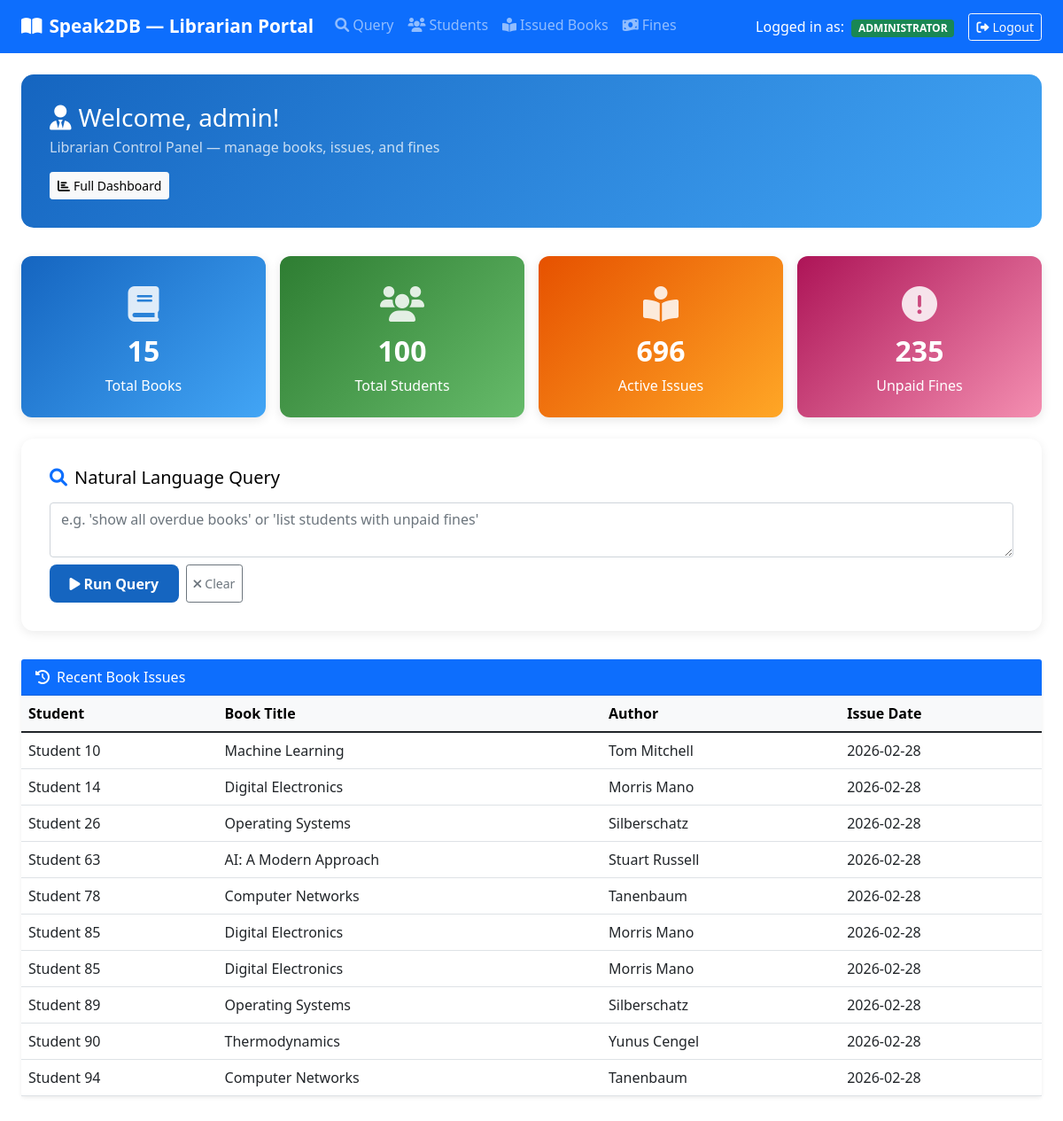
Page /librarian_dashboard (signed in) on the committed database.
### tables this page shows
CREATE TABLE Issued (
        id INTEGER PRIMARY KEY AUTOINCREMENT,
        student_id INTEGER NOT NULL,
        book_id INTEGER NOT NULL,
        issue_date TEXT NOT NULL,
        due_date TEXT NOT NULL,
        return_date TEXT,
        status TEXT DEFAULT 'Issued',
        FOREIGN KEY (student_id) REFERENCES Students(id) ON DELETE CASCADE,
        FOREIGN KEY (book_id) REFERENCES Books(id) ON DELETE CASCADE
    );

CREATE TABLE Students (
        id INTEGER PRIMARY KEY AUTOINCREMENT,
        roll_number TEXT UNIQUE NOT NULL,
        name TEXT NOT NULL,
        branch TEXT NOT NULL,
        year TEXT NOT NULL,
        email TEXT UNIQUE NOT NULL,
        phone TEXT NOT NULL,
        role TEXT DEFAULT 'Student',
        gpa REAL DEFAULT 0.0,
        attendance INTEGER DEFAULT 0,
        created_date TEXT DEFAULT CURRENT_TIMESTAMP
    );

CREATE TABLE Books (
        id INTEGER PRIMARY KEY AUTOINCREMENT,
        title TEXT NOT NULL,
        author TEXT NOT NULL,
        category TEXT NOT NULL,
        publisher_id INTEGER,
        total_copies INTEGER NOT NULL DEFAULT 1,
        available_copies INTEGER NOT NULL DEFAULT 1,
        FOREIGN KEY (publisher_id) REFERENCES Publishers(id)
    );

### routes/dashboard.py (the view)
@dashboard_bp.route("/librarian_dashboard")
def librarian_dashboard():
    if "user_id" not in session:
        return redirect(url_for("login"))
    role = session.get("role")
    logger.debug("librarian_dashboard accessed by role: %s", role)
    if role not in ("Librarian", "Faculty", "Administrator"):
        return "Access Denied", 403
    user_id = session["user_id"]
    recent_issues = []
    try:
        conn = get_db_connection(MAIN_DB)
        recent_issues = conn.execute(
            """SELECT i.*, b.title, b.author, s.name as student_name
               FROM Issued i
               JOIN Books b ON i.book_id = b.id
               JOIN Students s ON i.student_id = s.id
               ORDER BY i.issue_date DESC LIMIT 10"""
        ).fetchall()
        conn.close()
    except Exception as exc:
        logger.error("librarian_dashboard DB error: %s", exc)
    stats = get_library_stats()
    return render_template(
        "librarian_dashboard.html",
        role=role,
        user=user_id,
        stats=stats,
        recent_issues=recent_issues,
    )

### app.py (called while the page is built)
@app.context_processor
def inject_user():
    if "user_id" in session:
        return {
            "current_user": {
                "username": session["user_id"],
                "role": session.get("role", "Student"),
            },
            "user_role": session.get("role", "Student"),
        }
    return {}

    @app.after_request
    def add_security_headers(response):
        return apply_security_headers(response)

### db/connection.py (called while the page is built)
def get_db_connection(db_path: str) -> sqlite3.Connection:
    conn = sqlite3.connect(db_path)
    conn.row_factory = sqlite3.Row
    conn.execute(f"PRAGMA busy_timeout = {SQLITE_BUSY_TIMEOUT_MS}")
    return conn

### security_layers.py (called while the page is built)
def apply_security_headers(response):
    headers = security.get_security_headers()
    for header, value in headers.items():
        response.headers[header] = value
    return response

### utils/helpers.py (called while the page is built)
def get_library_stats() -> dict:
    try:
        conn = get_db_connection(MAIN_DB)
        total_books = conn.execute("SELECT COUNT(*) as cnt FROM Books").fetchone()["cnt"]
        total_students = conn.execute(
            "SELECT COUNT(*) as cnt FROM Students"
        ).fetchone()["cnt"]
        active_issues = conn.execute(
            "SELECT COUNT(*) as cnt FROM Issued WHERE return_date IS NULL"
        ).fetchone()["cnt"]
        unpaid_fines = conn.execute(
            "SELECT COUNT(*) as cnt FROM Fines WHERE status = 'Unpaid'"
        ).fetchone()["cnt"]
        conn.close()
        return {
            "total_books": total_books,
            "total_students": total_students,
            "active_issues": active_issues,
            "unpaid_fines": unpaid_fines,
        }
    except Exception as exc:
        logger.error("get_library_stats DB error: %s", exc)
        return {}

### templates/librarian_dashboard.html (shortened to what this page needs)
<!DOCTYPE html>
<html lang="en">
<head>
    <link href="{{ url_for('static', filename='css/style.css') }}" rel="stylesheet">
    <link href="https://cdn.jsdelivr.net/npm/bootstrap@5.1.3/dist/css/bootstrap.min.css" rel="stylesheet">
    <link href="https://cdnjs.cloudflare.com/ajax/libs/font-awesome/6.0.0/css/all.min.css" rel="stylesheet">
</head>
<body>
    <nav class="navbar navbar-expand-lg navbar-dark bg-primary">
        <div class="container-fluid px-4">
            <a class="navbar-brand" href="/librarian_dashboard">
                <i class="fas fa-book-open me-2"></i>Speak2DB — Librarian Portal
            </a>
            <div class="navbar-collapse" id="navbarNav">
                <ul class="navbar-nav me-auto">
                    <li class="nav-item">
                        <a class="nav-link" href="/">
                            <i class="fas fa-search me-1"></i>Query
                        </a>
                    </li>
                    <li class="nav-item">
                        <a class="nav-link" href="/students">
                            <i class="fas fa-users me-1"></i>Students
                        </a>
                    </li>
                    <li class="nav-item">
                        <a class="nav-link" href="/issued_books">
                            <i class="fas fa-book-reader me-1"></i>Issued Books
                        </a>
                    </li>
                    <li class="nav-item">
                        <a class="nav-link" href="/fine_management">
                            <i class="fas fa-money-bill-wave me-1"></i>Fines
                        </a>
                    </li>
                </ul>
                <div class="ms-auto d-flex align-items-center gap-3">
                    <span class="text-white">
                        Logged in as:
                        <span class="badge bg-success ms-1">{{ role|upper }}</span>
                    </span>
                    <a href="/logout" class="btn btn-outline-light btn-sm">
                        <i class="fas fa-sign-out-alt me-1"></i>Logout
                    </a>
                </div>
            </div>
        </div>
    </nav>
    <div class="container-fluid px-4 py-4">
        <div class="welcome-banner">
            <h3 class="mb-1"><i class="fas fa-user-tie me-2"></i>Welcome, {{ user }}!</h3>
            <p class="mb-0 opacity-75">Librarian Control Panel — manage books, issues, and fines</p>
            <div class="mt-3">
                <button class="btn btn-light btn-sm fw-semibold" onclick="loadFullDashboard()">
                    <i class="fas fa-chart-bar me-1"></i>Full Dashboard
                </button>
            </div>
        </div>
        <div class="row g-3 mb-4">
            <div class="col-md-3">
                <div class="card stat-card text-white" style="background:linear-gradient(135deg,#1565c0,#42a5f5)">
                    <div class="card-body text-center">
                        <div class="stat-icon"><i class="fas fa-book"></i></div>
                        <h2 class="fw-bold mt-1">{{ stats.get('total_books', 0) }}</h2>
                        <p class="mb-0">Total Books</p>
                    </div>
                </div>
            </div>
            <div class="col-md-3">
                <div class="card stat-card text-white" style="background:linear-gradient(135deg,#2e7d32,#66bb6a)">
                    <div class="card-body text-center">
                        <div class="stat-icon"><i class="fas fa-users"></i></div>
                        <h2 class="fw-bold mt-1">{{ stats.get('total_students', 0) }}</h2>
                        <p class="mb-0">Total Students</p>
                    </div>
                </div>
            </div>
            <div class="col-md-3">
                <div class="card stat-card text-white" style="background:linear-gradient(135deg,#e65100,#ffa726)">
                    <div class="card-body text-center">
                        <div class="stat-icon"><i class="fas fa-book-reader"></i></div>
                        <h2 class="fw-bold mt-1">{{ stats.get('active_issues', 0) }}</h2>
                        <p class="mb-0">Active Issues</p>
                    </div>
                </div>
            </div>
            <div class="col-md-3">
                <div class="card stat-card text-white" style="background:linear-gradient(135deg,#ad1457,#f48fb1)">
                    <div class="card-body text-center">
                        <div class="stat-icon"><i class="fas fa-exclamation-circle"></i></div>
                        <h2 class="fw-bold mt-1">{{ stats.get('unpaid_fines', 0) }}</h2>
                        <p class="mb-0">Unpaid Fines</p>
                    </div>
                </div>
            </div>
        </div>
        <div class="query-section" id="query-section">
            <h5 class="mb-3"><i class="fas fa-search me-2 text-primary"></i>Natural Language Query</h5>
            <div class="input-group mb-2">
                <textarea id="queryInput" class="form-control" rows="2"
                    placeholder="e.g. 'show all overdue books' or 'list students with unpaid fines'"></textarea>
            </div>
            <div class="d-flex gap-2 mt-2">
                <button id="queryBtn" class="btn btn-run" onclick="submitQuery()">
                    <i class="fas fa-play me-1"></i>Run Query
                </button>
                <button class="btn btn-outline-secondary btn-sm" onclick="clearQuery()">
                    <i class="fas fa-times me-1"></i>Clear
                </button>
            </div>
        </div>
        <div class="card border-0 shadow-sm mb-4">
            <div class="card-header bg-primary text-white">
                <i class="fas fa-history me-2"></i>Recent Book Issues
            </div>
            <div class="card-body p-0">
                <div class="table-responsive">
                    <table class="table table-hover mb-0">
                        <thead class="table-light">
                            <tr>
                                <th>Student</th>
                                <th>Book Title</th>
                                <th>Author</th>
                                <th>Issue Date</th>
                            </tr>
                        </thead>
                        <tbody>
                        {% for issue in recent_issues %}
                            <tr>
                                <td>{{ issue['student_name'] }}</td>
                                <td>{{ issue['title'] }}</td>
                                <td>{{ issue['author'] }}</td>
                                <td>{{ issue['issue_date'] }}</td>
                            </tr>
                        {% else %}
                            <tr><td colspan="4" class="text-center text-muted py-3">No recent issues</td></tr>
                        {% endfor %}
                        </tbody>
                    </table>
                </div>
            </div>
        </div>
    </div>
</body>
</html>

### static/css/style.css (style rules this page uses)
:root { --bg-primary: #ffffff; --bg-secondary: #f8f9fa; --bg-card: #ffffff; --border: #dee2e6; --primary: #4a90e2; --secondary: #5cb85c; --accent: #f0ad4e; --text: #000000; --text-secondary: #6c757d; --text-muted: #adb5bd; }
* { box-sizing: border-box; margin: 0; padding: 0; }
body { background-color: var(--bg-primary); color: var(--text); font-family: 'Inter', sans-serif; line-height: 1.6; min-height: 100vh; }
.nav-link { display: block; padding: 0.75rem 1rem; color: var(--text-secondary); text-decoration: none; border-radius: 4px; transition: all 0.2s ease; margin-bottom: 0.25rem; }
.query-section { background: var(--bg-secondary); border-radius: 8px; padding: 2rem; margin-bottom: 2rem; }

### templates/librarian_dashboard.html (style rules this page uses)
body { background-color: #ffffff; color: #000000; }
.navbar-brand { font-weight: 700; font-size: 1.3rem; }
.welcome-banner { background: linear-gradient(135deg, #1565c0 0%, #42a5f5 100%); color: white; border-radius: 14px; padding: 2rem; margin-bottom: 2rem; }
.stat-card { border: none; border-radius: 12px; box-shadow: 0 3px 12px rgba(0,0,0,.1); transition: transform .2s; }
.stat-card .card-body { padding: 1.5rem; }
.stat-icon { font-size: 2.5rem; opacity: .85; }
.query-section { background: white; border-radius: 14px; box-shadow: 0 3px 12px rgba(0,0,0,.08); padding: 2rem; margin-bottom: 2rem; }
.btn-run { background: #1565c0; color: white; border: none; border-radius: 8px; padding: .6rem 1.4rem; font-weight: 600; cursor: pointer; }

### rows in the picture
Issued: student_name "Student 10", title "Machine Learning", author "Tom Mitchell", issue_date "2026-02-28"
Issued: student_name "Student 14", title "Digital Electronics", author "Morris Mano", issue_date "2026-02-28"
Issued: student_name "Student 26", title "Operating Systems", author "Silberschatz", issue_date "2026-02-28"
Issued: student_name "Student 63", title "AI: A Modern Approach", author "Stuart Russell", issue_date "2026-02-28"
Issued: student_name "Student 78", title "Computer Networks", author "Tanenbaum", issue_date "2026-02-28"
Issued: student_name "Student 85", title "Digital Electronics", author "Morris Mano", issue_date "2026-02-28"
Issued: student_name "Student 85", title "Digital Electronics", author "Morris Mano", issue_date "2026-02-28"
Issued: student_name "Student 89", title "Operating Systems", author "Silberschatz", issue_date "2026-02-28"
Issued: student_name "Student 90", title "Thermodynamics", author "Yunus Cengel", issue_date "2026-02-28"
Issued: student_name "Student 94", title "Computer Networks", author "Tanenbaum", issue_date "2026-02-28"

### other values in the picture
{{ role|upper }} "ADMINISTRATOR"
{{ user }} "admin"
{{ stats.get('total_books', 0) }} "15"
{{ stats.get('total_students', 0) }} "100"
{{ stats.get('active_issues', 0) }} "696"
{{ stats.get('unpaid_fines', 0) }} "235"
